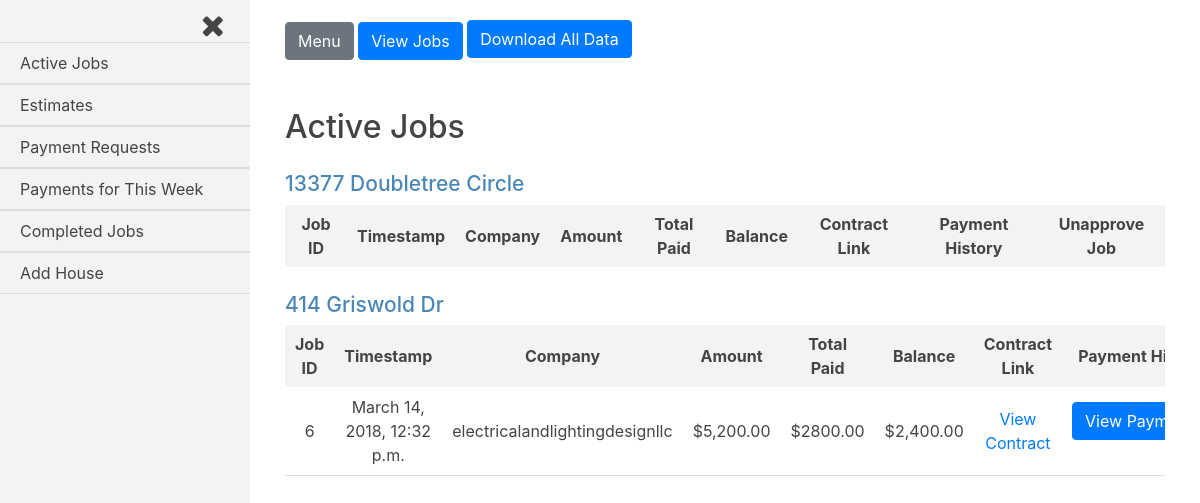
Page /jobs_admin/ (signed in) on the earlier database version.
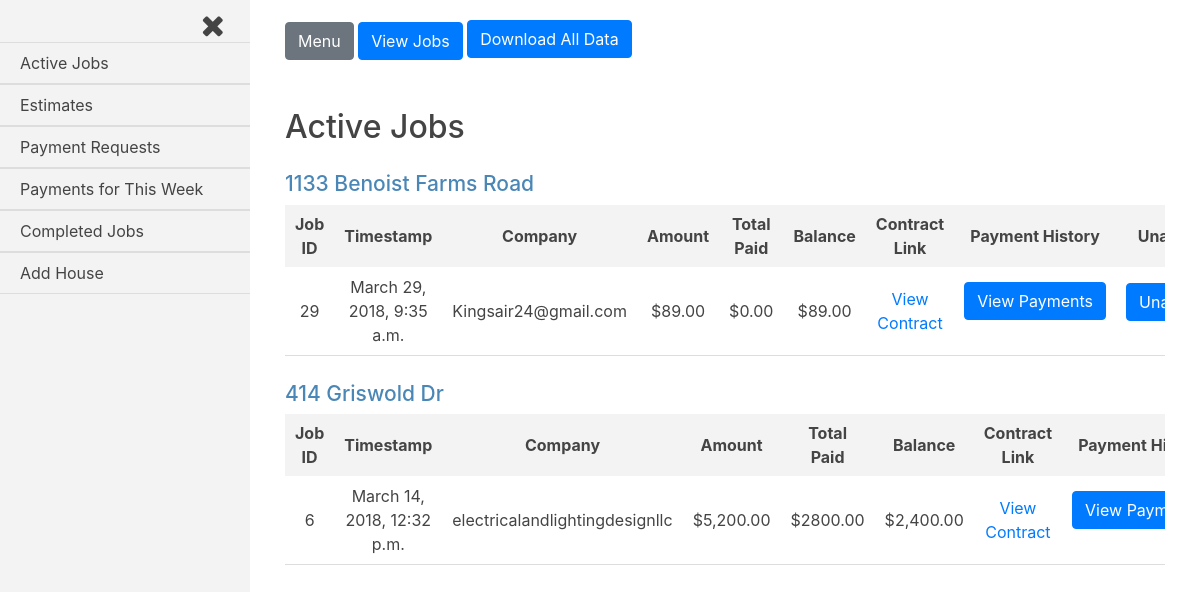
Same page on the later database version.
### jobs/models.py (models this page shows, shortened)
class Current_Worker(models.Model):
    house = models.ForeignKey(House, on_delete=models.CASCADE)
    company = models.ForeignKey(settings.AUTH_USER_MODEL, on_delete=models.CASCADE)
    current = models.BooleanField(default=False)

class House(models.Model):
    address = models.CharField(max_length=250)
    companies = models.ManyToManyField(settings.AUTH_USER_MODEL, through='Current_Worker')
    proposed_jobs = models.BooleanField(default=False)
    pending_payments = models.BooleanField(default=False)
    payment_history = models.BooleanField(default=False)
    completed_jobs = models.BooleanField(default=False)
    customer = models.ForeignKey(settings.AUTH_USER_MODEL, on_delete=models.CASCADE, related_name='customer_house')
    def __str__(self):
        return self.address

class Job(models.Model):
    house = models.ForeignKey(House, on_delete=models.CASCADE)
    company = models.ForeignKey(settings.AUTH_USER_MODEL, on_delete=models.CASCADE)
    start_amount = models.DecimalField(max_digits=8, decimal_places=2, default=0.00)
    start_date = models.DateTimeField(auto_now_add=True, blank=True)
    total_paid = models.DecimalField(max_digits=8, decimal_places=2, default=0.00)
    approved = models.BooleanField(default=False)
    def generate_filename(self, filename):
        file_path = 'uploads/{}/{}'.format(str(self.house.address), str(filename))
        return file_path
    document_link = models.FileField(upload_to=generate_filename)
    balance_amount = models.DecimalField(max_digits=8, decimal_places=2, default=0.00)

### jobs_admin/views.py (the view)
@user_passes_test(customer_and_staff_check, login_url='/accounts/login/')
def index(request):
    current_user = request.user
    customer = Customer(current_user)
    customer = customer.is_customer_staff()
    current_houses = customer.current_houses()
    approved_jobs = customer.approved_jobs()
    payment_history_form = Payment_History_Form()
    change_job_status_form = Change_Job_Status()
    template = loader.get_template('jobs_admin/index.html')
    context = {
        'current_workers': current_houses,
        'jobs': approved_jobs,
        'current_user': current_user,
        'payment_history_form': payment_history_form,
        'change_job_status_form': change_job_status_form,
    }
    worker_url = request.GET.get('worker_url', None)
    staff_url = request.GET.get('staff_url', None)
    if worker_url and staff_url:
        index = staff_url.find('staff') - 1
        staff_url = staff_url[:index]+ '&' + staff_url[index+1:]
        context['worker_url'] = worker_url
        context['staff_url'] = staff_url
    if request.method == 'POST':
        form = Change_Job_Status(request.POST)
        if form.is_valid():
            job_id = int(request.POST.get('job_id'))
            address = str(request.POST.get('job_house'))
            house = House.objects.get(address=address)
            job = Job.objects.get(pk=job_id)
            job.approved=False
            job.save()
            """update house to proposed_jobs=True if the unapproved job is
            within the last 2 weeks"""
            if Customer.start_week <= job.start_date <= Customer.today:
                house.proposed_jobs=True
                house.save(update_fields=['proposed_jobs'])
            """if no more current jobs for specific house, delete as current worker
            AND if no more pending payments from other approved jobs for the house exist,
            set pending_payments=False"""
            current_house_jobs = Job.objects.filter(company=job.company, approved=True, house=house)
            payment_requests = Request_Payment.objects.filter(house=house, job__approved=True, approved=False)
            if not current_house_jobs:
                Current_Worker.objects.filter(company=job.company, house=house).delete()
            if not payment_requests:
                house.pending_payments=False
                house.save(update_fields=['pending_payments'])
            return redirect('/jobs_admin')
    else:
        form = Change_Job_Status()
    return HttpResponse(template.render(context, request))

### payment_history/forms.py
class Payment_History_Form(ModelForm, forms.Form):
    class Meta:
        model = Request_Payment
        exclude = ['job', 'submit_date', 'approved_date', 'house', 'amount', 'approved', 'document_link']

### jobs_admin/forms.py
class Change_Job_Status(ModelForm, forms.Form):
    class Meta:
        model = Job
        exclude = ['house', 'company', 'start_amount', 'start_date', 'total_paid', 'document_link', 'approved', 'balance_amount']

### customer_register/customer.py (called while the page is built)
    def attribute_level(self, obj, compare={}):
        level = list(compare.keys())
        attribute = list(compare.values())
        if level[0] is not 0:
            if level[0] is 1:
                return getattr(obj, attribute[0])
            elif level[0] is 2:
                return getattr(getattr(obj, attribute[0][0]), attribute[0][1])
        else:
            return obj

    def get_queryset(self, append_outer=False, houses=[], queryset=[], compare=[]):
        result_queryset = []
        for h in houses:
            for q in queryset.iterator():
                a = self.attribute_level(obj=h, compare=compare[0])
                b = self.attribute_level(obj=q, compare=compare[1])
                if a == b:
                    if append_outer == True:
                        result_queryset.append(h)
                    else:
                        result_queryset.append(q)
        return result_queryset

    def is_customer_staff(self):
        if self.customer.groups.filter(name='Customers Staff').exists():
            customer_id = self.customer.groups.values_list('name', flat=True)[1]
            if customer_id == 'Customers Staff':
                customer_id = self.customer.groups.values_list('name', flat=True)[0]
            self.customer = int(customer_id)
            return Customer(self.customer)
        return Customer(self.customer)

    def houses(self):
        return House.objects.filter(customer=self.customer)

    def current_houses(self):
        sql = 'SELECT * FROM jobs_current_worker WHERE current=1 GROUP BY house_id'
        current_houses = Current_Worker.objects.raw(sql)
        return self.get_queryset(append_outer=True, houses=current_houses, queryset=self.houses, compare=[{1: 'house'}, {0: 0}])

    def approved_jobs(self):
        return Job.objects.filter(house__customer=self.customer, approved=True, balance_amount__gt=0)

### jobs_admin/templatetags/jobs_admin_group_check.py (called while the page is built)
@register.filter(name='in_group')
def has_group(user, group_name):
    group =  Group.objects.get(name=group_name)
    return group in user.groups.all()

### jobs_admin/templates/jobs_admin/index.html (shortened to what this page needs)
{% extends 'base_login_admin.html' %}
{% load humanize %}
{% load static %}
{% load jobs_admin_group_check %}
{% block body_class %}jobs_admin{% endblock body_class %}
{% block content %}
<h2>Active Jobs</h2>
{% for w in current_workers %}
<div class="job-container">
  <div class="house">
    <h3 class="house-address">{{w.house.address}}</h3>
  </div>
  <div class="jobs">
    <table class="job-summary">
      <tbody>
        <tr class="job-headings">
          <th>Job ID</th>
          <th>Timestamp</th>
          <th>Company</th>
          <th>Amount</th>
          <th>Total Paid</th>
          <th>Balance</th>
          <th>Contract Link</th>
          <th>Payment History</th>
          {% if current_user|in_group:'Customers' %}
          <th>Unapprove Job</th>
          {% endif %}
        </tr>
        {% for job in jobs %}
        {% if job.house.address == w.house.address %}
        <tr class="job-info">
          <td>{{job.id}}</td>
          <td>{{job.start_date}}</td>
          <td>{{job.company}}</td>
          <td>${{job.start_amount|intcomma}}</td>
          <td>${{job.total_paid}}</td>
          <td>${{job.balance_amount|intcomma}}</td>
          <td><a rel="noopener noreferrer" target="_blank" href="{{job.document_link.url}}">View Contract</a></td>
          <td>
            <form class="payment-history-form" action="/payment_history/p_history_job" method="post">
              <input class="btn btn-primary v-payment-history" type="submit" name="v-payment-history" value="View Payments">
            </form>
          </td>
          {% if current_user|in_group:'Customers' %}
          <td>
            <form class="change-job-status-form" action="" method="post">
              <input class="btn btn-primary change-job-status" type="submit" name="" value="Unapprove Job">
            </form>
          </td>
          {% endif %}
        </tr>
        {% endif %}
        {% endfor %}
      </tbody>
    </table>
  </div>
</div>
{% endfor %}
{% endblock content %}

### templates/base_login_admin.html (shortened to what this page needs)
{% load static %}
<!DOCTYPE html>
<html lang="en">
<head>
    <link href="https://maxcdn.bootstrapcdn.com/bootstrap/4.0.0/css/bootstrap.min.css" rel="stylesheet">
    <link href="https://maxcdn.bootstrapcdn.com/font-awesome/4.7.0/css/font-awesome.min.css" rel="stylesheet">
    <link rel="stylesheet" href="{% static 'logged-in.css' %}">
</head>
<body class="{% block body_class %}{% endblock body_class %}">
  <div id="wrapper" class="toggled">
      <div id="sidebar-wrapper">
          <div class="close-nav" href="#"><i class="fa fa-times"></i></div>
          <ul class="sidebar-nav">
              <li>
                  <a href="/jobs_admin">Active Jobs</a>
              </li>
              <li>
                  <a href="/jobs_admin/proposed_jobs">Estimates</a>
              </li>
              <li>
                  <a href="/payment_requests/unapproved_payments">Payment Requests</a>
              </li>
              <li>
                  <a href="/payment_requests/approved_payments">Payments for This Week</a>
              </li>
              <li>
                  <a href="/jobs_complete">Completed Jobs</a>
              </li>
              <li>
                  <a href="/add_house">Add House</a>
              </li>
          </ul>
      </div>
      <div id="page-content-wrapper">
          <div class="container-fluid">
              <div class="btn-options-container">
                <a href="#menu-toggle" class="btn btn-secondary" id="menu-toggle">Menu</a>
                <a href="/jobs_admin" class="btn btn-primary" id="view-job">View Jobs</a>
                <form class="download-jobs-form" action="/download_data/" method="post">
                  <input id="download-jobs" class="btn btn-primary" type="submit" value="Download All Data">
                </form>
              </div>
              {% block content %}
              {% endblock content %}
          </div>
      </div>
  </div>
</body>
</html>

### static/logged-in.css (style rules this page uses)
body { overflow-x: hidden; color: #444; }
body .job-info td:last-child input[type="submit"] { margin-bottom: 0; }
#wrapper { padding-left: 0; -webkit-transition: all 0.5s ease; -moz-transition: all 0.5s ease; -o-transition: all 0.5s ease; transition: all 0.5s ease; }
#wrapper.toggled { padding-left: 250px; }
#sidebar-wrapper { z-index: 1000; position: fixed; left: 250px; width: 0; height: 100%; margin-left: -250px; overflow-y: auto; background-color: #f3f3f3; -webkit-transition: all 0.5s ease; -moz-transition: all 0.5s ease; -o-transition: all 0.5s ease; transition: all 0.5s ease; }
#wrapper.toggled #sidebar-wrapper { width: 250px; }
#page-content-wrapper { width: 100%; position: absolute; padding: 15px; }
#wrapper.toggled #page-content-wrapper { position: absolute; margin-right: -250px; }
.sidebar-nav { width: 250px; margin: 0; padding: 0; list-style: none; }
.sidebar-nav li { text-indent: 20px; line-height: 40px; }
.sidebar-nav li a { display: block; text-decoration: none; color: #444; border-top: 1px solid #ddd; border-bottom: 1px solid #ddd; }
.close-nav { display: block; }
.close-nav i { display: inline-block; margin-left: 171px; color: #444; font-size: 30px; cursor: pointer; padding-left: 30px; padding-right: 26px; padding-top: 10px; }
.job-container { overflow-x: auto; margin-top: 25px; }
.job-container h3 { font-size: 21px; color: #4A87B6; }
.job-headings { background-color: #f3f3f3; }
.job-headings th { padding: 7px 10px; }
.job-summary { width: 100%; min-width: 475px; max-width: 970px; text-align: center; }
.job-summary td { padding: 8px 10px; }
.job-summary td:last-child { padding-top: 16px; vertical-align: top; }
.job-info { border-bottom: 1px solid #ddd; }
@media (min-width:768px) { #wrapper { padding-left: 0; } }
@media (min-width:768px) { #wrapper.toggled { padding-left: 250px; } }
@media (min-width:768px) { #sidebar-wrapper { width: 0; } }
@media (min-width:768px) { #wrapper.toggled #sidebar-wrapper { width: 250px; } }
@media (min-width:768px) { #page-content-wrapper { padding: 20px; position: relative; } }
@media (min-width:768px) { #wrapper.toggled #page-content-wrapper { position: relative; margin-right: 0; } }
form select, form input { margin-bottom: 20px; }
form input { width: 100%; background-color: transparent; border: 1px solid #ddd; padding: 10px; border-radius: 3px; }
form input[type="submit"] { display: block; }
.btn-options-container { margin-bottom: 30px; }
form.download-jobs-form { display: inline-block; }

Differences in the rows shown:
removed Current_Worker: house.address "13377 Doubletree Circle", shows "Unapprove Job"
added Current_Worker: house.address "1133 Benoist Farms Road", shows "Unapprove Job"
added Job: id "29", start_date "March 29, 2018, 9:35 a.m.", company "Kingsair24@gmail.com", start_amount "89.00", total_paid "0.00", balance_amount "89.00", shown under "1133 Benoist Farms Road"
